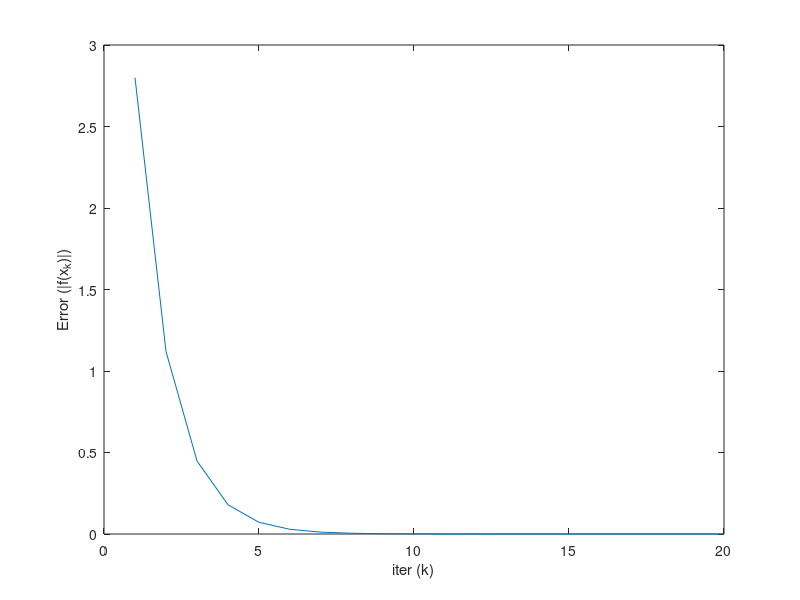

Write the MATLAB code that produced this figure.
close all;
clear;
clc;

% Paso 1: Crear una matriz A y vecotr balance

A = [5,1 ,1; 1, 5, 1; 1, 1, 5]
b = [7, 7, 7]'

% Paso 2: Definir el vector inicial
x0 = [0, 0, 0]'

% Paso 3: Calcular M, N, donde (A = M - N), usando al regla de Jacobi
%[M, N] = desc_MN_jacobi(A)
M = diag((diag(A)));
N = M - A;

% Paso 4: Calcular la inversa de M
d = diag(M)
Minv = diag(1./d)

% Paso 5: Realizar el metodo iterativo. 

xk = x0;

% Paso 6: Comportamiento del Error
e = [];


for(i = 1 : 20) % while con una tol, tal que: (tol < error)
    xk = (Minv * N * xk) + (Minv * b);
    error = norm(A * xk - b, 'Inf')
    %error = norm(A * xk - b);
    e = [e error];
end

plot(1 : i, e)
xlabel('iter (k)')
ylabel('Error (|f(x_k)|)')
xk

